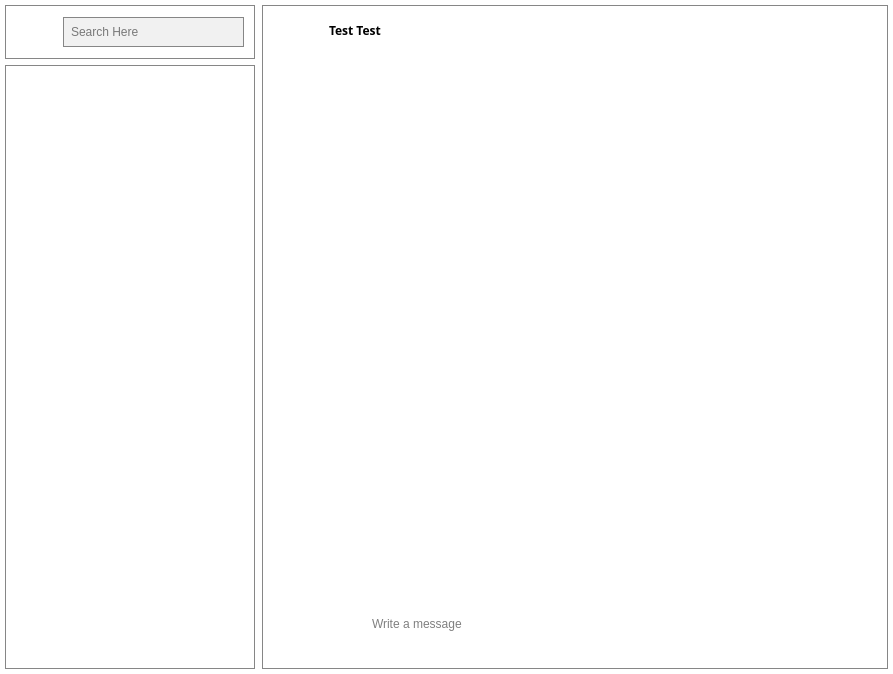
<?xml version="1.0" encoding="UTF-8"?>
<ui version="4.0">
 <class>ChatWindow</class>
 <widget class="QWidget" name="ChatWindow">
  <property name="geometry">
   <rect>
    <x>0</x>
    <y>0</y>
    <width>893</width>
    <height>674</height>
   </rect>
  </property>
  <property name="windowTitle">
   <string>Zapchat - ONLINE</string>
  </property>
  <property name="windowIcon">
   <iconset>
    <normaloff>../res/icon/Zapchat-icon.png</normaloff>../res/icon/Zapchat-icon.png</iconset>
  </property>
  <property name="styleSheet">
   <string notr="true">#ChatWindow{
background-color: rgb(255, 255, 255);
}</string>
  </property>
  <layout class="QGridLayout" name="gridLayout">
   <property name="leftMargin">
    <number>5</number>
   </property>
   <property name="topMargin">
    <number>5</number>
   </property>
   <property name="rightMargin">
    <number>5</number>
   </property>
   <property name="bottomMargin">
    <number>5</number>
   </property>
   <property name="horizontalSpacing">
    <number>7</number>
   </property>
   <item row="0" column="2" rowspan="2">
    <widget class="QWidget" name="chat_panel" native="true">
     <property name="sizePolicy">
      <sizepolicy hsizetype="Preferred" vsizetype="Preferred">
       <horstretch>0</horstretch>
       <verstretch>0</verstretch>
      </sizepolicy>
     </property>
     <property name="minimumSize">
      <size>
       <width>500</width>
       <height>500</height>
      </size>
     </property>
     <property name="styleSheet">
      <string notr="true">border-style: solid;
border-width: 1px;
border-color: rgb(134, 134, 134);</string>
     </property>
     <layout class="QVBoxLayout" name="verticalLayout">
      <property name="spacing">
       <number>0</number>
      </property>
      <property name="leftMargin">
       <number>1</number>
      </property>
      <property name="topMargin">
       <number>1</number>
      </property>
      <property name="rightMargin">
       <number>1</number>
      </property>
      <property name="bottomMargin">
       <number>1</number>
      </property>
      <item>
       <widget class="QWidget" name="widget_2" native="true">
        <property name="minimumSize">
         <size>
          <width>500</width>
          <height>50</height>
         </size>
        </property>
        <property name="maximumSize">
         <size>
          <width>16777215</width>
          <height>50</height>
         </size>
        </property>
        <property name="styleSheet">
         <string notr="true">
border-width:0px;</string>
        </property>
        <layout class="QHBoxLayout" name="horizontalLayout_2">
         <property name="leftMargin">
          <number>10</number>
         </property>
         <property name="topMargin">
          <number>5</number>
         </property>
         <property name="rightMargin">
          <number>10</number>
         </property>
         <property name="bottomMargin">
          <number>5</number>
         </property>
         <item>
          <widget class="QLabel" name="profile_pic_lable">
           <property name="sizePolicy">
            <sizepolicy hsizetype="Fixed" vsizetype="Fixed">
             <horstretch>0</horstretch>
             <verstretch>0</verstretch>
            </sizepolicy>
           </property>
           <property name="minimumSize">
            <size>
             <width>40</width>
             <height>40</height>
            </size>
           </property>
           <property name="maximumSize">
            <size>
             <width>40</width>
             <height>40</height>
            </size>
           </property>
           <property name="pixmap">
            <pixmap>../res/img/temp_profile_pic.jpg</pixmap>
           </property>
           <property name="scaledContents">
            <bool>true</bool>
           </property>
          </widget>
         </item>
         <item>
          <spacer name="horizontalSpacer_3">
           <property name="orientation">
            <enum>Qt::Horizontal</enum>
           </property>
           <property name="sizeType">
            <enum>QSizePolicy::Fixed</enum>
           </property>
           <property name="sizeHint" stdset="0">
            <size>
             <width>10</width>
             <height>20</height>
            </size>
           </property>
          </spacer>
         </item>
         <item>
          <widget class="QLabel" name="profile_lable">
           <property name="font">
            <font>
             <family>Exo 2</family>
             <pointsize>9</pointsize>
             <weight>87</weight>
             <italic>false</italic>
             <bold>true</bold>
            </font>
           </property>
           <property name="styleSheet">
            <string notr="true">border-width:0px;
font: 700 9pt &quot;Exo 2&quot;;</string>
           </property>
           <property name="text">
            <string>&lt;a href=&quot;#&quot; style=&quot;text-decoration:none;color:black&quot;&gt;Test Test&lt;/a&gt;</string>
           </property>
          </widget>
         </item>
         <item>
          <spacer name="horizontalSpacer_2">
           <property name="orientation">
            <enum>Qt::Horizontal</enum>
           </property>
           <property name="sizeHint" stdset="0">
            <size>
             <width>40</width>
             <height>20</height>
            </size>
           </property>
          </spacer>
         </item>
         <item>
          <widget class="QPushButton" name="pinButton">
           <property name="minimumSize">
            <size>
             <width>40</width>
             <height>40</height>
            </size>
           </property>
           <property name="maximumSize">
            <size>
             <width>40</width>
             <height>40</height>
            </size>
           </property>
           <property name="styleSheet">
            <string notr="true">QPushButton#pinButton {
	border-style: solid;
	border-width: 0px;
	width: 50px;
	height: 50px;
}

QPushButton#pinButton:hover {
	
	background-color: rgb(190, 190, 190);
}</string>
           </property>
           <property name="icon">
            <iconset>
             <normaloff>../res/icon/pin_icon.png</normaloff>../res/icon/pin_icon.png</iconset>
           </property>
          </widget>
         </item>
         <item>
          <widget class="QPushButton" name="moreButton">
           <property name="minimumSize">
            <size>
             <width>40</width>
             <height>40</height>
            </size>
           </property>
           <property name="maximumSize">
            <size>
             <width>40</width>
             <height>40</height>
            </size>
           </property>
           <property name="styleSheet">
            <string notr="true">QPushButton#moreButton {
	border-style: solid;
	border-width: 0px;
	width: 50px;
	height: 50px;
}

QPushButton#moreButton:hover {
	
	background-color: rgb(190, 190, 190);
}</string>
           </property>
           <property name="icon">
            <iconset>
             <normaloff>../res/icon/more_icon.png</normaloff>../res/icon/more_icon.png</iconset>
           </property>
           <property name="iconSize">
            <size>
             <width>20</width>
             <height>20</height>
            </size>
           </property>
          </widget>
         </item>
        </layout>
       </widget>
      </item>
      <item>
       <widget class="QWidget" name="messagesPanel" native="true">
        <property name="styleSheet">
         <string notr="true">border-width:0px;
</string>
        </property>
        <layout class="QVBoxLayout" name="verticalLayout_3">
         <property name="spacing">
          <number>0</number>
         </property>
         <property name="leftMargin">
          <number>5</number>
         </property>
         <property name="topMargin">
          <number>2</number>
         </property>
         <property name="rightMargin">
          <number>5</number>
         </property>
         <property name="bottomMargin">
          <number>2</number>
         </property>
        </layout>
       </widget>
      </item>
      <item>
       <widget class="QWidget" name="widget_3" native="true">
        <property name="sizePolicy">
         <sizepolicy hsizetype="Preferred" vsizetype="Preferred">
          <horstretch>0</horstretch>
          <verstretch>0</verstretch>
         </sizepolicy>
        </property>
        <property name="minimumSize">
         <size>
          <width>500</width>
          <height>65</height>
         </size>
        </property>
        <property name="maximumSize">
         <size>
          <width>16777215</width>
          <height>65</height>
         </size>
        </property>
        <property name="font">
         <font>
          <pointsize>8</pointsize>
         </font>
        </property>
        <property name="styleSheet">
         <string notr="true">border-width:0px;</string>
        </property>
        <layout class="QHBoxLayout" name="horizontalLayout_3">
         <property name="spacing">
          <number>0</number>
         </property>
         <property name="sizeConstraint">
          <enum>QLayout::SetDefaultConstraint</enum>
         </property>
         <property name="leftMargin">
          <number>5</number>
         </property>
         <property name="topMargin">
          <number>10</number>
         </property>
         <property name="rightMargin">
          <number>5</number>
         </property>
         <property name="bottomMargin">
          <number>10</number>
         </property>
         <item>
          <widget class="QPushButton" name="refoButton">
           <property name="maximumSize">
            <size>
             <width>50</width>
             <height>50</height>
            </size>
           </property>
           <property name="toolTip">
            <string>&lt;html&gt;&lt;head/&gt;&lt;body&gt;&lt;p&gt;&lt;span style=&quot; font-weight:600;&quot;&gt;Reply:&lt;/span&gt; &amp;quot;&amp;quot;&lt;/p&gt;&lt;/body&gt;&lt;/html&gt;</string>
           </property>
           <property name="styleSheet">
            <string notr="true">QPushButton#refoButton {
	border-style: solid;
	border-width: 0px;
	width: 50px;
	height: 50px;
	
	background-color: rgb(255, 255, 255);
}

QPushButton#refoButton:hover {
	
	background-color: rgb(190, 190, 190);
}</string>
           </property>
           <property name="icon">
            <iconset>
             <normaloff>../res/icon/forvard_reply_icon.png</normaloff>../res/icon/forvard_reply_icon.png</iconset>
           </property>
          </widget>
         </item>
         <item>
          <widget class="QPushButton" name="attachmentButton">
           <property name="maximumSize">
            <size>
             <width>50</width>
             <height>50</height>
            </size>
           </property>
           <property name="toolTip">
            <string>&lt;html&gt;&lt;head/&gt;&lt;body&gt;&lt;p&gt;&lt;span style=&quot; font-weight:600;&quot;&gt;Image: &lt;/span&gt;&amp;quot;&amp;quot;&lt;/p&gt;&lt;p&gt;&lt;span style=&quot; font-weight:600;&quot;&gt;Video: &lt;/span&gt;&amp;quot;&amp;quot;&lt;/p&gt;&lt;p&gt;&lt;span style=&quot; font-weight:600;&quot;&gt;Audio: &lt;/span&gt;&amp;quot;&amp;quot;&lt;/p&gt;&lt;p&gt;&lt;span style=&quot; font-weight:600;&quot;&gt;File: &lt;/span&gt;&amp;quot;&amp;quot;&lt;/p&gt;&lt;/body&gt;&lt;/html&gt;</string>
           </property>
           <property name="styleSheet">
            <string notr="true">QPushButton#attachmentButton {
	border-style: solid;
	border-width: 0px;
	width: 50px;
	height: 50px;
	
	background-color: rgb(255, 255, 255);
}

QPushButton#attachmentButton:hover {
	
	background-color: rgb(190, 190, 190);
}</string>
           </property>
           <property name="icon">
            <iconset>
             <normaloff>../res/icon/attachment.png</normaloff>../res/icon/attachment.png</iconset>
           </property>
          </widget>
         </item>
         <item>
          <widget class="QTextEdit" name="text_le">
           <property name="sizePolicy">
            <sizepolicy hsizetype="Preferred" vsizetype="Preferred">
             <horstretch>0</horstretch>
             <verstretch>0</verstretch>
            </sizepolicy>
           </property>
           <property name="font">
            <font>
             <pointsize>-1</pointsize>
            </font>
           </property>
           <property name="styleSheet">
            <string notr="true">background-color: rgb(255, 255, 255);
font-size:12px;</string>
           </property>
           <property name="frameShape">
            <enum>QFrame::NoFrame</enum>
           </property>
           <property name="html">
            <string>&lt;!DOCTYPE HTML PUBLIC &quot;-//W3C//DTD HTML 4.0//EN&quot; &quot;http://www.w3.org/TR/REC-html40/strict.dtd&quot;&gt;
&lt;html&gt;&lt;head&gt;&lt;meta name=&quot;qrichtext&quot; content=&quot;1&quot; /&gt;&lt;style type=&quot;text/css&quot;&gt;
p, li { white-space: pre-wrap; }
&lt;/style&gt;&lt;/head&gt;&lt;body style=&quot; font-family:'MS Shell Dlg 2'; font-size:12px; font-weight:400; font-style:normal;&quot;&gt;
&lt;p style=&quot;-qt-paragraph-type:empty; margin-top:0px; margin-bottom:0px; margin-left:0px; margin-right:0px; -qt-block-indent:0; text-indent:0px; font-family:'MS Shell Dlg 2'; font-size:14pt;&quot;&gt;&lt;br /&gt;&lt;/p&gt;&lt;/body&gt;&lt;/html&gt;</string>
           </property>
           <property name="placeholderText">
            <string>Write a message</string>
           </property>
          </widget>
         </item>
         <item>
          <widget class="QPushButton" name="emojiButton">
           <property name="maximumSize">
            <size>
             <width>50</width>
             <height>50</height>
            </size>
           </property>
           <property name="styleSheet">
            <string notr="true">QPushButton#emojiButton {
	border-style: solid;
	border-width: 0px;
	width: 50px;
	height: 50px;
	background-color: rgb(255, 255, 255);
}

QPushButton#emojiButton:hover {
	
	background-color: rgb(190, 190, 190);
}</string>
           </property>
           <property name="icon">
            <iconset>
             <normaloff>../res/icon/emoji_icon.png</normaloff>../res/icon/emoji_icon.png</iconset>
           </property>
          </widget>
         </item>
         <item>
          <widget class="QPushButton" name="sendButton">
           <property name="maximumSize">
            <size>
             <width>50</width>
             <height>50</height>
            </size>
           </property>
           <property name="styleSheet">
            <string notr="true">QPushButton#sendButton {
	border-style: solid;
	border-width: 0px;
	width: 50px;
	height: 50px;
background-color: rgb(255, 255, 255);
}

QPushButton#sendButton:hover {
	
	background-color: rgb(190, 190, 190);
}</string>
           </property>
           <property name="icon">
            <iconset>
             <normaloff>../res/icon/send_icon.png</normaloff>../res/icon/send_icon.png</iconset>
           </property>
           <property name="flat">
            <bool>false</bool>
           </property>
          </widget>
         </item>
        </layout>
       </widget>
      </item>
     </layout>
    </widget>
   </item>
   <item row="0" column="1">
    <widget class="QWidget" name="widget" native="true">
     <property name="sizePolicy">
      <sizepolicy hsizetype="Preferred" vsizetype="Fixed">
       <horstretch>0</horstretch>
       <verstretch>0</verstretch>
      </sizepolicy>
     </property>
     <property name="minimumSize">
      <size>
       <width>150</width>
       <height>50</height>
      </size>
     </property>
     <property name="maximumSize">
      <size>
       <width>250</width>
       <height>16777215</height>
      </size>
     </property>
     <property name="styleSheet">
      <string notr="true">border-style: solid;
border-width: 1px;
border-color: rgb(134, 134, 134);</string>
     </property>
     <layout class="QHBoxLayout" name="horizontalLayout">
      <property name="leftMargin">
       <number>2</number>
      </property>
      <property name="topMargin">
       <number>2</number>
      </property>
      <property name="rightMargin">
       <number>11</number>
      </property>
      <property name="bottomMargin">
       <number>2</number>
      </property>
      <item>
       <widget class="QPushButton" name="settingsButton">
        <property name="sizePolicy">
         <sizepolicy hsizetype="Minimum" vsizetype="Preferred">
          <horstretch>0</horstretch>
          <verstretch>0</verstretch>
         </sizepolicy>
        </property>
        <property name="styleSheet">
         <string notr="true">QPushButton#settingsButton {
	border-style: solid;
	border-width: 0px;
	border-radius:20px;
	width: 50px;
	height: 50px;
}

QPushButton#settingsButton:hover {
	
	background-color: rgb(190, 190, 190);
}</string>
        </property>
        <property name="icon">
         <iconset>
          <normaloff>../res/icon/menu_icon.png</normaloff>../res/icon/menu_icon.png</iconset>
        </property>
       </widget>
      </item>
      <item>
       <widget class="QLineEdit" name="search_le">
        <property name="minimumSize">
         <size>
          <width>0</width>
          <height>30</height>
         </size>
        </property>
        <property name="styleSheet">
         <string notr="true">#search_le{
padding-left:5px;
background-color: rgb(241, 241, 241);
vorder-width:0px;
}</string>
        </property>
        <property name="frame">
         <bool>true</bool>
        </property>
        <property name="cursorPosition">
         <number>0</number>
        </property>
        <property name="placeholderText">
         <string>Search Here</string>
        </property>
       </widget>
      </item>
     </layout>
    </widget>
   </item>
   <item row="0" column="3" rowspan="2">
    <layout class="QHBoxLayout" name="rightPanel">
     <property name="spacing">
      <number>5</number>
     </property>
     <property name="leftMargin">
      <number>0</number>
     </property>
     <property name="topMargin">
      <number>0</number>
     </property>
     <property name="rightMargin">
      <number>0</number>
     </property>
     <property name="bottomMargin">
      <number>0</number>
     </property>
    </layout>
   </item>
   <item row="1" column="1">
    <widget class="QWidget" name="widget_4" native="true">
     <property name="sizePolicy">
      <sizepolicy hsizetype="Expanding" vsizetype="Preferred">
       <horstretch>0</horstretch>
       <verstretch>0</verstretch>
      </sizepolicy>
     </property>
     <property name="minimumSize">
      <size>
       <width>150</width>
       <height>450</height>
      </size>
     </property>
     <property name="maximumSize">
      <size>
       <width>250</width>
       <height>16777215</height>
      </size>
     </property>
     <property name="styleSheet">
      <string notr="true">#widget_4{
border-style: solid;
border-width: 1px;
border-color: rgb(134, 134, 134);
	background-color: rgb(255, 255, 255);
}
</string>
     </property>
     <layout class="QVBoxLayout" name="verticalLayout_2">
      <property name="spacing">
       <number>0</number>
      </property>
      <property name="leftMargin">
       <number>10</number>
      </property>
      <property name="topMargin">
       <number>10</number>
      </property>
      <property name="rightMargin">
       <number>10</number>
      </property>
      <property name="bottomMargin">
       <number>10</number>
      </property>
      <item>
       <widget class="QScrollArea" name="room_panel">
        <property name="frameShape">
         <enum>QFrame::NoFrame</enum>
        </property>
        <property name="frameShadow">
         <enum>QFrame::Sunken</enum>
        </property>
        <property name="lineWidth">
         <number>1</number>
        </property>
        <property name="widgetResizable">
         <bool>true</bool>
        </property>
        <widget class="QWidget" name="roomPanelContents">
         <property name="geometry">
          <rect>
           <x>0</x>
           <y>0</y>
           <width>230</width>
           <height>583</height>
          </rect>
         </property>
         <property name="styleSheet">
          <string notr="true">#roomPanelContents
{
	background-color: rgb(255, 255, 255);
}</string>
         </property>
         <layout class="QVBoxLayout" name="verticalLayout_4">
          <property name="spacing">
           <number>6</number>
          </property>
          <property name="leftMargin">
           <number>0</number>
          </property>
          <property name="topMargin">
           <number>0</number>
          </property>
          <property name="rightMargin">
           <number>0</number>
          </property>
          <property name="bottomMargin">
           <number>0</number>
          </property>
         </layout>
        </widget>
       </widget>
      </item>
     </layout>
    </widget>
   </item>
   <item row="0" column="0" rowspan="2">
    <layout class="QHBoxLayout" name="leftPanel">
     <property name="spacing">
      <number>5</number>
     </property>
     <property name="leftMargin">
      <number>0</number>
     </property>
    </layout>
   </item>
  </layout>
 </widget>
 <resources/>
 <connections/>
</ui>
